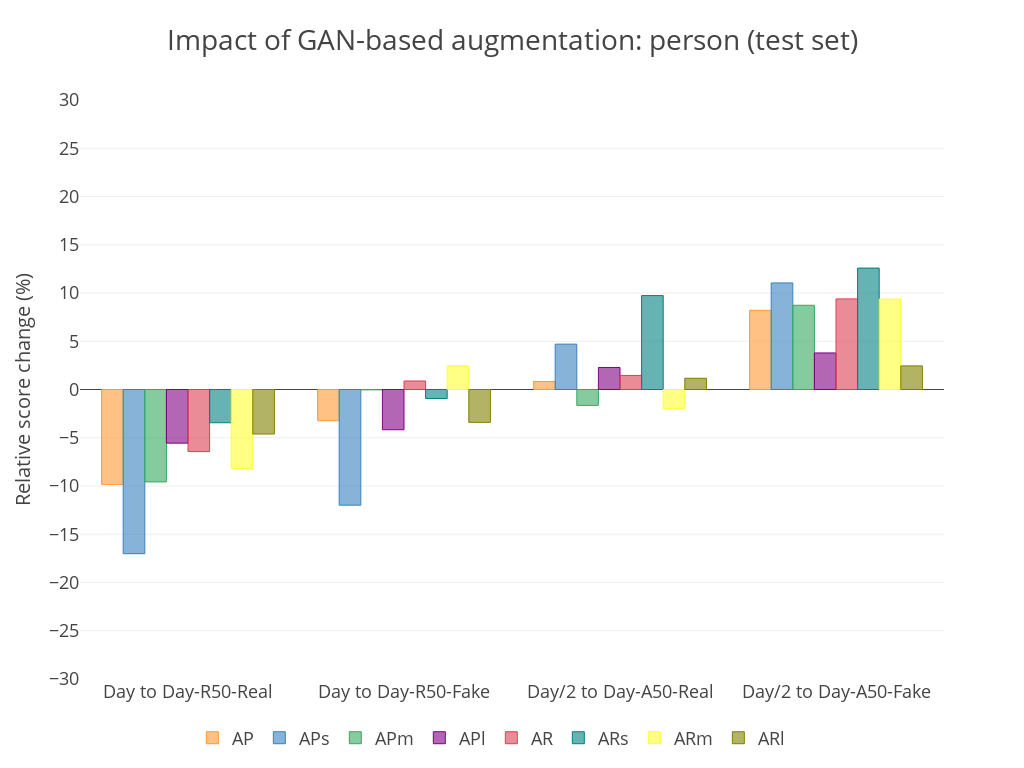

Notebook code for this chart:
### Code cell
layout = {
    "title": plot_title,
    "titlefont": {
        "size": 28
    },    
    "xaxis": {
        "tickfont": {
            "size": 18
        }
    },    
    "yaxis": {
        "title": "Relative score change (%)",
        "range": [-30, 30],
        "dtick": 5,
        "titlefont": {
            "size": 20
        },
        "tickfont": {
            "size": 18
        }
    },
    "width": 1024,
    "height": 768,
    "legend": {
        "x": 0.13,
        "y": -0.07,
        "orientation": "h",
        "font": {
            "size": 18,
        },        
    }
}

fig = df_combined_rel.iplot(kind = "bar", y = ["AP", "APs", "APm", "APl", "AR", "ARs", "ARm", "ARl"], layout = layout, asFigure = True)
py.offline.iplot(fig, show_link = False, config = config)

### Figure 1 — Plotly figure (JSON) as saved in the notebook; plotly's stock layout.template omitted (floating-point values rounded to 4 significant figures)
{"data": [{"marker": {"color": "rgba(255, 153, 51, 0.6)", "line": {"color": "rgba(255, 153, 51, 1.0)", "width": 1}}, "name": "AP", "orientation": "v", "text": "", "type": "bar", "uid": "c4e65739-47d5-4cc1-8f39-f632d5611d4e", "x": ["Day to Day-R50-Real", "Day to Day-R50-Fake", "Day/2 to Day-A50-Real", "Day/2 to Day-A50-Fake"], "y": [-9.83, -3.237, 0.8293, 8.202]}, {"marker": {"color": "rgba(55, 128, 191, 0.6)", "line": {"color": "rgba(55, 128, 191, 1.0)", "width": 1}}, "name": "APs", "orientation": "v", "text": "", "type": "bar", "uid": "fc03d5a5-6128-4564-a27a-0537101eec88", "x": ["Day to Day-R50-Real", "Day to Day-R50-Fake", "Day/2 to Day-A50-Real", "Day/2 to Day-A50-Fake"], "y": [-17.01, -11.99, 4.7, 11.04]}, {"marker": {"color": "rgba(50, 171, 96, 0.6)", "line": {"color": "rgba(50, 171, 96, 1.0)", "width": 1}}, "name": "APm", "orientation": "v", "text": "", "type": "bar", "uid": "d681cd72-0780-4ef3-a475-164c1a03c47b", "x": ["Day to Day-R50-Real", "Day to Day-R50-Fake", "Day/2 to Day-A50-Real", "Day/2 to Day-A50-Fake"], "y": [-9.575, -0.03725, -1.647, 8.727]}, {"marker": {"color": "rgba(128, 0, 128, 0.6)", "line": {"color": "rgba(128, 0, 128, 1.0)", "width": 1}}, "name": "APl", "orientation": "v", "text": "", "type": "bar", "uid": "c7321da6-59a2-4da6-98f1-a7081057b835", "x": ["Day to Day-R50-Real", "Day to Day-R50-Fake", "Day/2 to Day-A50-Real", "Day/2 to Day-A50-Fake"], "y": [-5.558, -4.17, 2.283, 3.787]}, {"marker": {"color": "rgba(219, 64, 82, 0.6)", "line": {"color": "rgba(219, 64, 82, 1.0)", "width": 1}}, "name": "AR", "orientation": "v", "text": "", "type": "bar", "uid": "516f3d16-af55-4406-91f5-3541aca1942a", "x": ["Day to Day-R50-Real", "Day to Day-R50-Fake", "Day/2 to Day-A50-Real", "Day/2 to Day-A50-Fake"], "y": [-6.432, 0.8831, 1.458, 9.39]}, {"marker": {"color": "rgba(0, 128, 128, 0.6)", "line": {"color": "rgba(0, 128, 128, 1.0)", "width": 1}}, "name": "ARs", "orientation": "v", "text": "", "type": "bar", "uid": "c721fe30-ca50-4cf3-8e31-b73395d44d7e", "x": ["Day to Day-R50-Real", "Day to Day-R50-Fake", "Day/2 to Day-A50-Real", "Day/2 to Day-A50-Fake"], "y": [-3.445, -0.935, 9.732, 12.58]}, {"marker": {"color": "rgba(255, 255, 51, 0.6)", "line": {"color": "rgba(255, 255, 51, 1.0)", "width": 1}}, "name": "ARm", "orientation": "v", "text": "", "type": "bar", "uid": "f4469106-ab18-43ac-811a-061c80bdb360", "x": ["Day to Day-R50-Real", "Day to Day-R50-Fake", "Day/2 to Day-A50-Real", "Day/2 to Day-A50-Fake"], "y": [-8.172, 2.452, -1.974, 9.366]}, {"marker": {"color": "rgba(128, 128, 0, 0.6)", "line": {"color": "rgba(128, 128, 0, 1.0)", "width": 1}}, "name": "ARl", "orientation": "v", "text": "", "type": "bar", "uid": "12341070-7ce5-4cb5-ad68-5fa2c7737c6f", "x": ["Day to Day-R50-Real", "Day to Day-R50-Fake", "Day/2 to Day-A50-Real", "Day/2 to Day-A50-Fake"], "y": [-4.615, -3.407, 1.166, 2.448]}], "layout": {"height": 768, "legend": {"font": {"size": 18}, "orientation": "h", "x": 0.13, "y": -0.07}, "title": {"font": {"size": 28}, "text": "Impact of GAN-based augmentation: person (test set)"}, "width": 1024, "xaxis": {"tickfont": {"size": 18}}, "yaxis": {"dtick": 5, "range": [-30, 30], "tickfont": {"size": 18}, "title": {"font": {"size": 20}, "text": "Relative score change (%)"}}}}
